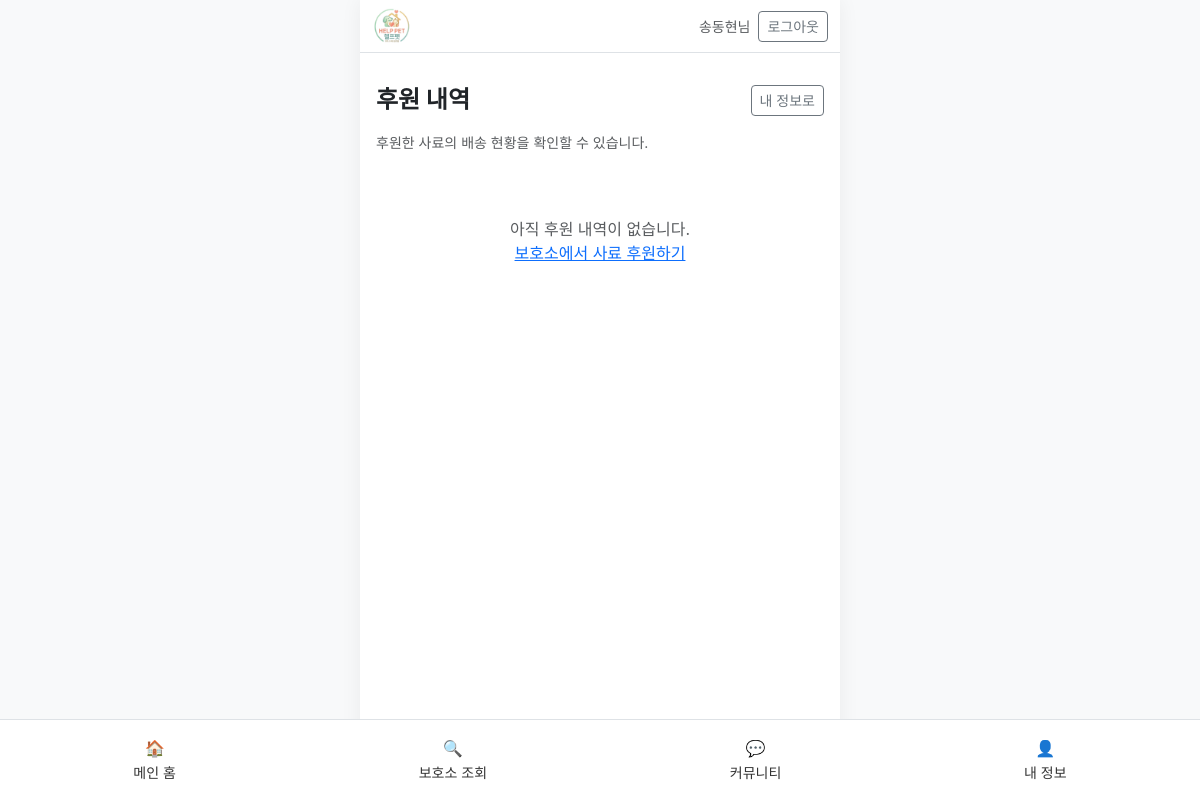
Before: /mypage/donations/ (signed in) with the older database file.
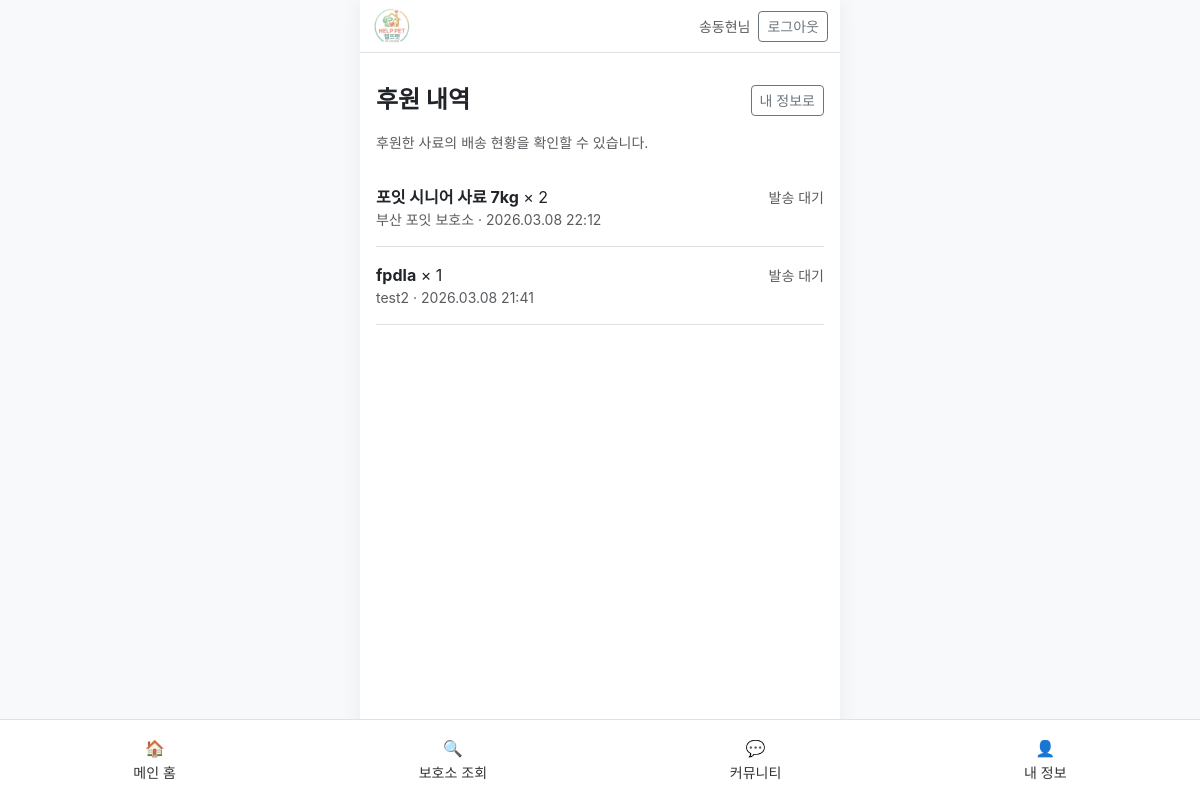
After: the same page with the newer database file.
### shelter/models.py (models this page shows, shortened)
class Donation(models.Model):
    user = models.ForeignKey(User, on_delete=models.CASCADE, verbose_name="후원자")
    shelter = models.ForeignKey(Shelter, on_delete=models.CASCADE, verbose_name="보호소")
    product = models.ForeignKey(Product, on_delete=models.CASCADE, verbose_name="후원물품")
    amount = models.IntegerField(default=1, verbose_name="수량")
    imp_uid = models.CharField(max_length=64, blank=True, verbose_name="포트원 결제고유번호")
    merchant_uid = models.CharField(max_length=128, blank=True, verbose_name="주문번호")
    created_at = models.DateTimeField(auto_now_add=True, verbose_name="후원시간")
    tracking_number = models.CharField(max_length=64, blank=True, verbose_name="송장번호")
    tracking_carrier = models.CharField(max_length=64, blank=True, verbose_name="택배사")
    shipped_at = models.DateTimeField(null=True, blank=True, verbose_name="발송일시")
    class Meta:
        ordering = ['-created_at']
    def get_tracking_url(self):
        if not self.tracking_number or not self.tracking_carrier:
            return None

class Product(models.Model):
    name = models.CharField(max_length=100, verbose_name="사료명")
    price = models.IntegerField(verbose_name="가격")
    image = models.ImageField(upload_to='products/', verbose_name="사료이미지")
    description = models.TextField(verbose_name="사료설명")
    weight_kg = models.FloatField(default=1.0, verbose_name="포장 무게(kg)")

class Shelter(models.Model):
    REGION_CHOICES = [
        ('서울', '서울'), ('부산', '부산'), ('대구', '대구'), ('인천', '인천'), ('광주', '광주'),
        ('대전', '대전'), ('울산', '울산'), ('세종', '세종'), ('경기', '경기'), ('강원', '강원'),
        ('충북', '충북'), ('충남', '충남'), ('전북', '전북'), ('전남', '전남'), ('경북', '경북'),
        ('경남', '경남'), ('제주', '제주'),
    ]
    name = models.CharField(max_length=100, verbose_name="보호소명")
    region = models.CharField(max_length=20, choices=REGION_CHOICES, default='서울', verbose_name="지역")
    address = models.CharField(max_length=200, verbose_name="주소")
    phone = models.CharField(max_length=20, blank=True, verbose_name="연락처")
    description = models.TextField(verbose_name="보호소소개")
    image = models.ImageField(upload_to='shelters/', verbose_name="보호소이미지", blank=True, null=True)
    target_product = models.ForeignKey(Product, on_delete=models.SET_NULL, null=True, blank=True, verbose_name="필요사료")

### main/views.py (the view)
# urls.py: path('mypage/donations/', main_views.mypage_donations, name='mypage_donations'),
@login_required
def mypage_donations(request):
    donations = Donation.objects.filter(user=request.user).select_related(
        'shelter', 'product'
    ).order_by('-created_at')
    return render(request, 'mypage_donations.html', {'donations': donations})

### templates/mypage_donations.html (shortened to what this page needs)
{% extends 'base.html' %}
{% block content %}
<div class="py-3">
    <div class="d-flex justify-content-between align-items-center mb-3">
        <h4 class="fw-bold mb-0">후원 내역</h4>
        <a href="{% url 'mypage' %}" class="btn btn-outline-secondary btn-sm">내 정보로</a>
    </div>
    <p class="text-muted small">후원한 사료의 배송 현황을 확인할 수 있습니다.</p>
    <div class="list-group list-group-flush">
        {% for d in donations %}
        <div class="list-group-item border-0 border-bottom py-3 px-0">
            <div class="d-flex justify-content-between align-items-start flex-wrap gap-2">
                <div>
                    <strong>{{ d.product.name }}</strong> × {{ d.amount }}
                    <div class="text-muted small">{{ d.shelter.name }} · {{ d.created_at|date:"Y.m.d H:i" }}</div>
                </div>
                <div>
                    {% if d.get_tracking_url %}
                    <a href="{{ d.get_tracking_url }}" target="_blank" rel="noopener" class="btn btn-outline-primary btn-sm">배송 조회</a>
                    {% elif d.tracking_number %}
                    <span class="text-muted small">조회 준비 중</span>
                    {% else %}
                    <span class="text-muted small">발송 대기</span>
                    {% endif %}
                </div>
            </div>
        </div>
        {% empty %}
        <div class="text-center py-5 text-muted">
            아직 후원 내역이 없습니다.<br>
            <a href="{% url 'shelter_list' %}">보호소에서 사료 후원하기</a>
        </div>
        {% endfor %}
    </div>
</div>
{% endblock %}

Changed rows visible on the page:
added Donation: product.name "포잇 시니어 사료 7kg", amount "2", shelter.name "부산 포잇 보호소", created_at "2026.03.08 22:12", tracking_number "발송 대기"
added Donation: product.name "fpdla", amount "1", shelter.name "test2", created_at "2026.03.08 21:41", tracking_number "발송 대기"
Other visible differences:
text no longer shown: "아직 후원 내역이 없습니다. 보호소에서 사료 후원하기"
